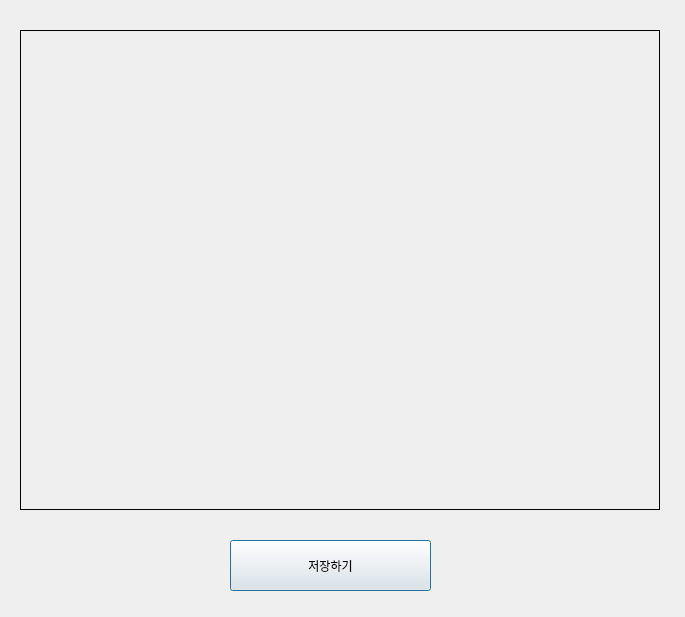
<?xml version="1.0" encoding="UTF-8"?>
<ui version="4.0">
 <class>Dialog</class>
 <widget class="QDialog" name="Dialog">
  <property name="geometry">
   <rect>
    <x>0</x>
    <y>0</y>
    <width>685</width>
    <height>617</height>
   </rect>
  </property>
  <property name="windowTitle">
   <string>Dialog</string>
  </property>
  <widget class="QLabel" name="lb_img">
   <property name="geometry">
    <rect>
     <x>20</x>
     <y>30</y>
     <width>640</width>
     <height>480</height>
    </rect>
   </property>
   <property name="frameShape">
    <enum>QFrame::Panel</enum>
   </property>
   <property name="text">
    <string/>
   </property>
  </widget>
  <widget class="QPushButton" name="btn_save">
   <property name="geometry">
    <rect>
     <x>230</x>
     <y>540</y>
     <width>201</width>
     <height>51</height>
    </rect>
   </property>
   <property name="text">
    <string>저장하기</string>
   </property>
  </widget>
 </widget>
 <resources/>
 <connections/>
</ui>
